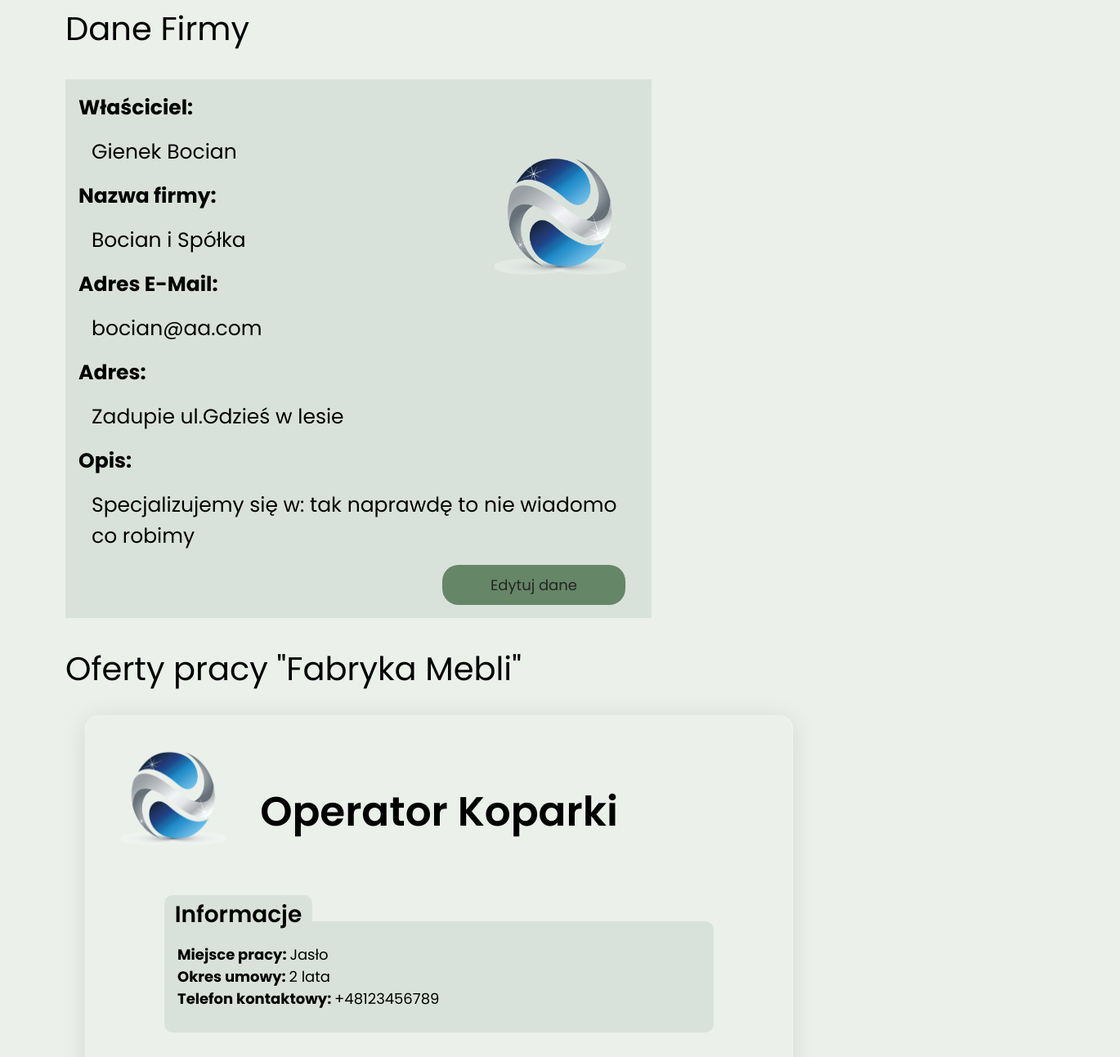
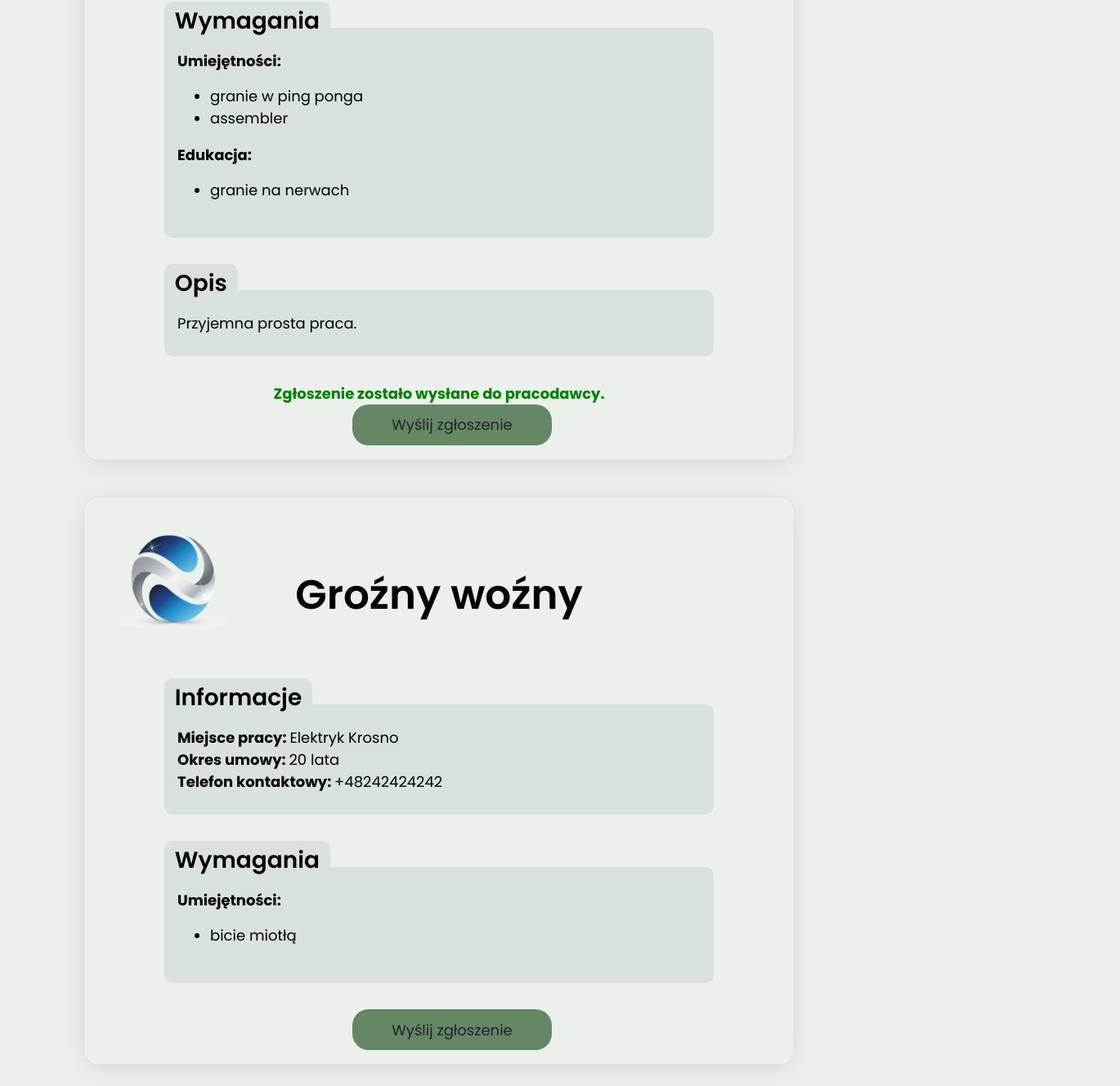
Screenshot of /company-offers-show.php?companyID=2 (signed in) with the database file from the repository (2 pictures, top to bottom).
### tables this page shows
CREATE TABLE `user_employers` (
  `id` int(11) NOT NULL,
  `first_name` varchar(50) DEFAULT NULL,
  `last_name` varchar(50) DEFAULT NULL,
  `contact_mail` varchar(255) DEFAULT NULL,
  `phone_number` varchar(15) DEFAULT NULL,
  `company_name` varchar(100) DEFAULT NULL,
  `company_description` text DEFAULT NULL,
  `company_logo` varchar(255) DEFAULT NULL,
  `company_address` varchar(255) DEFAULT NULL
);

CREATE TABLE `job_offers` (
  `id` int(11) NOT NULL,
  `job_position` varchar(100) NOT NULL,
  `job_place` varchar(50) NOT NULL,
  `job_years` int(11) NOT NULL,
  `job_contact_phone` varchar(15) NOT NULL,
  `job_abilities` text DEFAULT NULL,
  `job_education` text DEFAULT NULL,
  `job_description` text DEFAULT NULL,
  `company_id` int(11) NOT NULL
);

CREATE TABLE `job_application` (
  `id` int(11) NOT NULL,
  `job_offer_id` int(11) NOT NULL,
  `job_candidate_id` int(11) NOT NULL,
  `status` enum('sended','approved') NOT NULL
);

### server/show.php (the view, shortened to what this page needs)
<?php
function offerShow($offerData, $companyPhoto) {
    $accountType = $_SESSION['accountType'];
    $connect = database_connect_to_mysql();
    $offer_answer = "";
    if ($accountType == "employee") {
        $result = $connect->query("SELECT status FROM job_application WHERE job_offer_id = {$offerData['id']} AND job_candidate_id = {$_SESSION['userID']}");
        if ($result) {
            if ($result->num_rows > 0) {
                $application_status = $result->fetch_assoc()['status'];
                if ($application_status == "sended") {
                    $offer_answer = "Zgłoszenie zostało wysłane do pracodawcy.";
                }
                else if ($application_status == "approved") {
                    $offer_answer = "Zgłoszenie zostało zatwierdzone przez pracodawce. Czekaj na kontakt drogą mailową lub telefoniczną";
                }
            }
        }
    }
    $toReturn = "
    <div class='cv' style='width: 50rem;'>
        <div class='job-photo'>
            <img class='image' src='assets/images/company-logo/$companyPhoto' alt='' draggable='false'>
        </div>
        <div class='cv-name' >
                {$offerData['job_position']}
        </div>
        <div class='job-info relative'>
            <span class='title relative'>
                Informacje
                <div style='content: ''; position: absolute;left: 11.3rem;top: 1rem;width: 1rem;height: 1rem;background: #d9e2da;'></div>
                <div style='border-radius: 50%;content: '';position: absolute;left: 11.3rem;top: 0.5rem;width: 1.5rem;height: 1.5rem;background: #ebf0eb;'></div>
            </span>
            <b>Miejsce pracy: </b>{$offerData['job_place']}<br>
            <b>Okres umowy: </b>{$offerData['job_years']} lata<br>
            <b>Telefon kontaktowy: </b>{$offerData['job_contact_phone']}
        </div>";
    if (!is_null($offerData['job_abilities'] || !is_null($offerData['job_education']))) {
        $toReturn .= "<div class='job-requirements relative'>
        <span class='title'>
            Wymagania
            <div style='content: ''; position: absolute;left: 12.7rem;top: 1rem;width: 1rem;height: 1rem;background: #d9e2da;'></div>
            <div style='border-radius: 50%;content: '';position: absolute;left: 12.7rem;top: 0.5rem;width: 1.5rem;height: 1.5rem;background: #ebf0eb;'></div>
        </span>";
        if (!is_null($offerData['job_abilities'])) {
            $toReturn .= "<b>Umiejętności:</b>
            <ul>";
            $abilitiesList = explode(";", $offerData['job_abilities']);
            foreach ($abilitiesList as $ability) {
                $toReturn .= "<li>{$ability}</li>";
            }
            $toReturn .= "</ul>";
        }
        if (!is_null($offerData['job_education'])) {
            $toReturn .= "<b>Edukacja:</b>
            <ul>";
            $educationList = explode(";", $offerData['job_education']);
            foreach ($educationList as $education) {
                $toReturn .= "<li>{$education}</li>";
            }
            $toReturn .= "</ul>";
        }
        $toReturn .= "</div>";
    }
    if (!is_null($offerData['job_description'])) {
        $toReturn .= "
            <div class='job-desc relative'>
                <span class='title'>
                    Opis
                    <div style='content: ''; position: absolute;left: 5.6rem;top: 1rem;width: 1rem;height: 1rem;background: #d9e2da;'></div>
                        <div style='border-radius: 50%;content: '';position: absolute;left: 5.6rem;top: 0.5rem;width: 1.5rem;height: 1.5rem;background: #ebf0eb;'></div>
                </span>
                {$offerData['job_description']}
            </div>";
    }
    if ($accountType == "employer") {
        $toReturn .= "<a href='offer-edit.php?offerID={$offerData['id']}' id='edit'>Edytuj dane</a>";
    }
    else if ($accountType == "employee") {
        $toReturn .= "<div id='offer-answer' style='font-weight: bold; color: green;'>$offer_answer</div><a href='server/send-application.php?offerID={$offerData['id']}' id='edit'>Wyślij zgłoszenie</a>";
    }
    $toReturn .= "
        </div>
    ";
    return $toReturn;
}
?>

### company-offers-show.php (shortened to what this page needs)
<?php
    $connect = database_connect_to_mysql();
    $result = $connect->query("SELECT * FROM user_employers WHERE user_employers.id = {$_GET['companyID']};");
    $userData = $result->fetch_assoc();
?>
<!DOCTYPE html>
<html lang="pl">
<head>
    <link rel="stylesheet" href="https://cdnjs.cloudflare.com/ajax/libs/font-awesome/6.4.0/css/all.min.css" />
    <link rel="stylesheet" href="assets/styles/start_page.css">
</head>
<body>
    <div id="myData" style="height: auto;">
        <h1>Dane Firmy</h1>
        <div id="loginPass">
            <div id="firmData">
                <img src="assets/images/company-logo/56.png" alt="">
                <b>Właściciel: </b> <span>Gienek Bocian</span>
                <b>Nazwa firmy: </b> <span>Bocian i Spółka</span>
                <b>Adres E-Mail: </b> <span>bocian@aa.com</span>
                <b>Adres: </b> <span>Zadupie ul.Gdzieś w lesie</span>
                <b>Opis: </b> <span>Specjalizujemy się w: tak naprawdę to nie wiadomo co robimy</span>
                <div style="display:flex; flex-direction: row-reverse">
                    <a href='edit-data.php' id='edit' style="width: 8rem; margin-right: 1rem">Edytuj dane</a>
                </div>
            </div>
        </div>
    </div>
    <div id="jobOffers">
        <h1>Oferty pracy "<?php echo $userData['company_name']; ?>"</h1>
        <div id="wrapper">
            <?php
                $result = $connect->query("SELECT * FROM job_offers WHERE company_id = (SELECT accounts.id FROM accounts WHERE accounts.id_user_data = {$_GET['companyID']})");
                if ($result) {
                    require('server/show.php');
                    while($row = $result->fetch_assoc()) {
                        $resultPhoto = $connect->query("SELECT user_employers.company_logo FROM user_employers WHERE user_employers.id = (SELECT accounts.id_user_data FROM accounts WHERE accounts.id = {$row['company_id']})");
                        $companyLogo = $resultPhoto->fetch_assoc()['company_logo'];
                        echo offerShow($row, $companyLogo);
                    }
                }
            ?>
        </div>
</body>
</html>

### assets/styles/start_page.css (style rules this page uses)
body { width: 100%; height: 100%; padding: 0; margin: 0; background: #ebf0eb; scroll-snap-type: x mandatory; overflow-x: hidden; }
html { scroll-behavior: smooth; }
#edit { border: 0; }
nav a, #joinUs a, #edit, #save { user-select: none; padding: 0.7rem 3rem; text-decoration: none; color: #252525; display: flex; justify-content: center; align-items: center; transition: 0.5s; font: 18px Poppins; background: #658667; margin: 0 0 0 2rem; border-radius: 20px; }
#left h2, #employees h1, #employers h1, #myOffers h1, #myData h1, #workApplications h1, #jobOffers h1 { margin-top: 5px; font: 40px Poppins; }
#employees, #employers, #myData, #myOffers ,#workApplications, #jobOffers { padding: 0 5rem; }
#firmData { position: relative; background: #d9e2da; margin: 2rem 0; padding: 1rem; display: flex; gap: 1rem; flex-direction: column; width: 50%; }
#firmData span { margin-left: 1rem; }
#firmData img { width: 10rem; height: 10rem; position: absolute; top: 10%; right: 1rem; padding: 1rem; border-radius: 10px; }
.relative { position: relative; }
#myData { width: 100%; height: 60rem; }
.cv { position: relative; margin-left: 1.5rem; display: flex; align-items: center; width: 90rem; font: 18px Poppins; padding: 1rem 2rem; display: flex; flex-direction: column; border-radius: 16px; box-shadow: 0 4px 30px rgba(0, 0, 0, 0.1); border: 1px solid rgba(255, 255, 255, 0.3); }
.cv-name { margin: 4rem 2rem; font: 600 50px Poppins; }
#loginPass { font: 25px Poppins; margin-bottom: 2rem; }
.job-photo img { position: absolute; left: 5%; top: 2rem; width: 8rem; height: 8rem; }
.job-info, .job-requirements, .job-desc { border-radius: 0 10px 10px 10px; background: #d9e2da; width: 40rem; margin: 2rem 0; padding: 1.7rem 1rem; }
.title { height: 2.5rem; background: #d9e2da; padding: 0.2rem 0.8rem; border-radius: 10px 10px 0 0; font: 600 28px Poppins; position: absolute; left: 0; top: -2rem; }
#wrapper .cv { margin-bottom: 3rem; }
ul { margin-top: 1rem; }
li { font-size: 18px; }
#jobOffers { margin-bottom: 3rem; }
#wrapper { display: flex; flex-direction: row; flex-wrap: wrap; }

### rows the page displays
user_employers: company_name "Fabryka Mebli"
job_offers: user_employers.company_logo (picture), job_position "Operator Koparki", job_place "Jasło", job_years "2", job_contact_phone "+48123456789", shows "Wymagania", shows "Umiejętności:", job_abilities "granie w ping ponga", job_abilities "assembler", shows "Edukacja:", job_education "granie na nerwach", job_description "Przyjemna prosta praca.", job_application.status "Zgłoszenie zostało wysłane do pracodawcy."
job_offers: user_employers.company_logo (picture), job_position "Groźny woźny", job_place "Elektryk Krosno", job_years "20", job_contact_phone "+48242424242", shows "Wymagania", shows "Umiejętności:", job_abilities "bicie miotłą"
